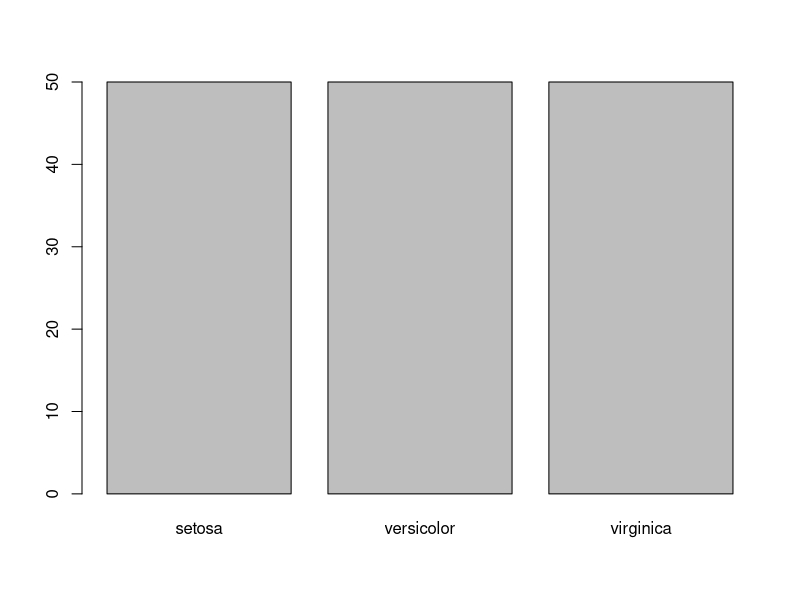
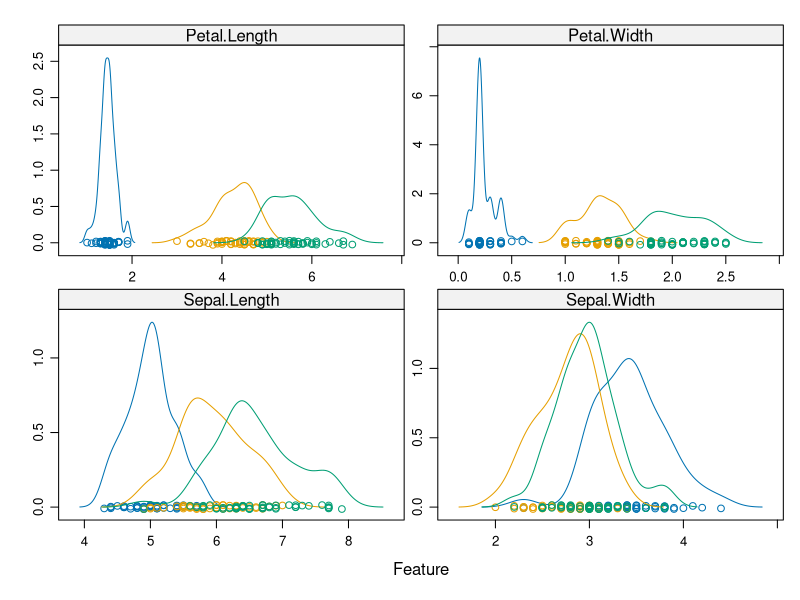

The R script that drew these images, in order:
#Consider the inbuilt iris dataset 
#i) Create a variable "y" and attach to it the output attribute of the "iris" dataset.
#ii) Create a barplot to breakdown your output attribute. 
#iii) Create a density plot matrix for each attribute by class value. 

install.packages("caret") 
library(caret) 

data(iris) 
dataset<-iris 

x <- dataset[,1:4] 
y <- dataset[,5] 
plot(y) 

scales <- list(x=list(relation="free"), y=list(relation="free")) 
featurePlot(x=x, y=y, plot="density", scales=scales)